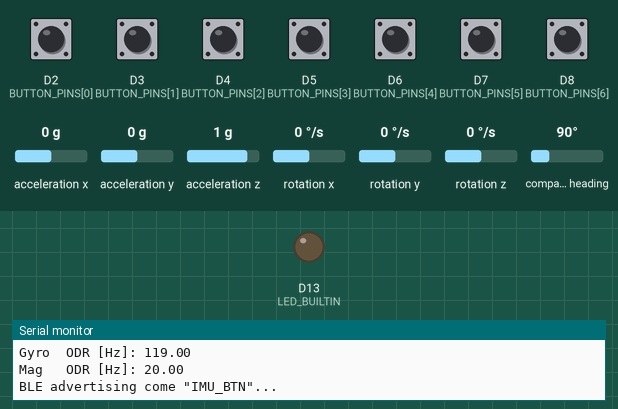
Simulated run of this sketch. Board: Arduino Nano 33 BLE. Shown: output pins drawn as LEDs (lit = HIGH), the last lines printed to the serial monitor. The test bench sets the inputs (shaded band); at power-on: D2 (BUTTON_PINS[0]), D3 (BUTTON_PINS[1]), D4 (BUTTON_PINS[2]), D5 (BUTTON_PINS[3]), D6 (BUTTON_PINS[4]), D7 (BUTTON_PINS[5]), D8 (BUTTON_PINS[6]) HIGH, acceleration x 0 g, acceleration y 0 g, acceleration z 1 g, rotation x 0 °/s, rotation y 0 °/s, rotation z 0 °/s, compass heading 90°. Nothing arrives over Bluetooth unless stated; a phone connects over Bluetooth LE 3 s after start.

Above: at 0.1 s.
At 3.1 s:
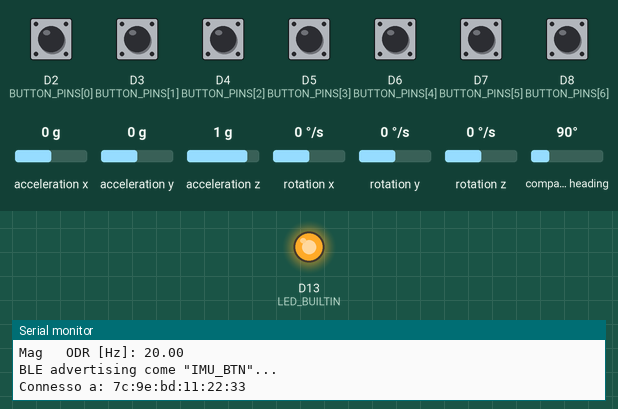
Timing chart, 0 to 4.6 s (numbered marks = the images above):
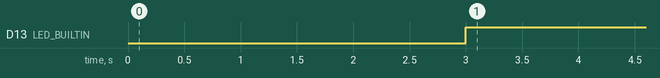

Measured:
- by itself, D13 (LED_BUILTIN): LOW → HIGH at 3.0 s

The sketch:

bluetooth_test.ino
```cpp
/*
 * bluetooth_test.ino
 * Arduino Nano 33 BLE Sense Rev2 — 7 pulsanti + IMU 9 assi -> BLE notify (37 byte)
 *
 * NOTA IMPORTANTE SULL'IMU:
 *   - Nano 33 BLE Sense **Rev2** monta BMI270 (accel+gyro) + BMM150 (magnetometro)
 *     -> libreria "Arduino_BMI270_BMM150"  (DEFAULT di questo sketch)
 *   - Nano 33 BLE Sense **Rev1** monta LSM9DS1
 *     -> libreria "Arduino_LSM9DS1"  (impostare USE_REV1_LSM9DS1 a 1)
 *   Entrambe le librerie espongono lo stesso oggetto `IMU` con la stessa API,
 *   quindi il resto del codice e' identico.
 *
 * Payload notify (little-endian, packed, 37 byte):
 *   [0]      uint8   pulsanti bit-packed: bit0 = D2 ... bit6 = D8 (1 = premuto)
 *   [1..12]  float32 ax, ay, az   (m/s^2)
 *   [13..24] float32 gx, gy, gz   (gradi/s)
 *   [25..36] float32 mx, my, mz   (microTesla)
 */

#define USE_REV1_LSM9DS1 0   // 0 = Rev2 (BMI270/BMM150), 1 = Rev1 (LSM9DS1)

#include <ArduinoBLE.h>
#include <Wire.h>
#if USE_REV1_LSM9DS1
  #include <Arduino_LSM9DS1.h>
#else
  #include <Arduino_BMI270_BMM150.h>
#endif

// ---------------- Configurazione ----------------
static const uint8_t  NUM_BUTTONS = 7;
static const uint8_t  BUTTON_PINS[NUM_BUTTONS] = {2, 3, 4, 5, 6, 7, 8};  // D2..D8
static const float    G_TO_MS2 = 9.80665f;

// 0 = invia il piu' veloce possibile (limitato dallo stack BLE / connection interval).
// Es. 5000 = max 200 Hz.
static const uint32_t MIN_SEND_PERIOD_US = 0;

// UUID custom fissi (devono coincidere con test_receiver.py)
#define SERVICE_UUID "19b10000-e8f2-537e-4f6c-d104768a1214"
#define DATA_UUID    "19b10001-e8f2-537e-4f6c-d104768a1214"

// ---------------- Payload ----------------
struct __attribute__((packed)) Payload {
  uint8_t buttons;
  float ax, ay, az;
  float gx, gy, gz;
  float mx, my, mz;
};
static_assert(sizeof(Payload) == 37, "Payload deve essere 37 byte");

BLEService        imuService(SERVICE_UUID);
// valueSize = 37, fixedLength = true
BLECharacteristic dataChar(DATA_UUID, BLERead | BLENotify, sizeof(Payload), true);

Payload  payload;
uint32_t lastSendUs = 0;

static uint8_t readButtons() {
  uint8_t bits = 0;
  for (uint8_t i = 0; i < NUM_BUTTONS; i++) {
    if (digitalRead(BUTTON_PINS[i]) == LOW) {   // INPUT_PULLUP: premuto = LOW
      bits |= (1u << i);
    }
  }
  return bits;
}

static void readImu() {
  // Aggiorna solo quando c'e' un nuovo campione; altrimenti mantiene l'ultimo valore.
  float x, y, z;
  if (IMU.accelerationAvailable() && IMU.readAcceleration(x, y, z)) {
    payload.ax = x * G_TO_MS2;  payload.ay = y * G_TO_MS2;  payload.az = z * G_TO_MS2;
  }
  if (IMU.gyroscopeAvailable() && IMU.readGyroscope(x, y, z)) {
    payload.gx = x;  payload.gy = y;  payload.gz = z;
  }
  if (IMU.magneticFieldAvailable() && IMU.readMagneticField(x, y, z)) {
    payload.mx = x;  payload.my = y;  payload.mz = z;
  }
}

static void fatalBlink() {
  pinMode(LED_BUILTIN, OUTPUT);
  while (true) {
    digitalWrite(LED_BUILTIN, HIGH); delay(100);
    digitalWrite(LED_BUILTIN, LOW);  delay(100);
  }
}

void setup() {
  Serial.begin(115200);
  unsigned long t0 = millis();
  while (!Serial && millis() - t0 < 2000) { }   // non blocca se non c'e' USB

  pinMode(LED_BUILTIN, OUTPUT);
  digitalWrite(LED_BUILTIN, LOW);

  for (uint8_t i = 0; i < NUM_BUTTONS; i++) {
    pinMode(BUTTON_PINS[i], INPUT_PULLUP);
  }

  if (!IMU.begin()) {
    Serial.println("ERRORE: IMU non inizializzata (controlla USE_REV1_LSM9DS1 / revisione scheda)");
    fatalBlink();
  }
  Wire1.setClock(400000);  // I2C interno sensori a 400 kHz -> letture piu' rapide

  Serial.print("Accel ODR [Hz]: "); Serial.println(IMU.accelerationSampleRate());
  Serial.print("Gyro  ODR [Hz]: "); Serial.println(IMU.gyroscopeSampleRate());
  Serial.print("Mag   ODR [Hz]: "); Serial.println(IMU.magneticFieldSampleRate());

  if (!BLE.begin()) {
    Serial.println("ERRORE: BLE non inizializzato");
    fatalBlink();
  }

  // Connection interval preferito: min = max = 6 * 1.25 ms = 7.5 ms (minimo da specifica BLE).
  // E' una RICHIESTA: il valore finale lo decide il central (PC / sistema operativo).
  BLE.setConnectionInterval(0x0006, 0x0006);

  BLE.setLocalName("IMU_BTN");
  BLE.setDeviceName("IMU_BTN");
  BLE.setAdvertisedService(imuService);
  imuService.addCharacteristic(dataChar);
  BLE.addService(imuService);

  memset(&payload, 0, sizeof(payload));
  dataChar.writeValue((uint8_t*)&payload, sizeof(payload));

  BLE.advertise();
  Serial.println("BLE advertising come \"IMU_BTN\"...");
}

void loop() {
  BLEDevice central = BLE.central();
  if (!central) {
    return;
  }

  Serial.print("Connesso a: "); Serial.println(central.address());
  digitalWrite(LED_BUILTIN, HIGH);

  while (central.connected()) {
    BLE.poll();
    readImu();
    payload.buttons = readButtons();

    uint32_t now = micros();
    if (dataChar.subscribed() && (uint32_t)(now - lastSendUs) >= MIN_SEND_PERIOD_US) {
      lastSendUs = now;
      // Blocca solo se i buffer radio sono pieni -> il ritmo si adatta al link.
      dataChar.writeValue((uint8_t*)&payload, sizeof(payload));
    }
  }

  digitalWrite(LED_BUILTIN, LOW);
  Serial.println("Disconnesso");
}
```
